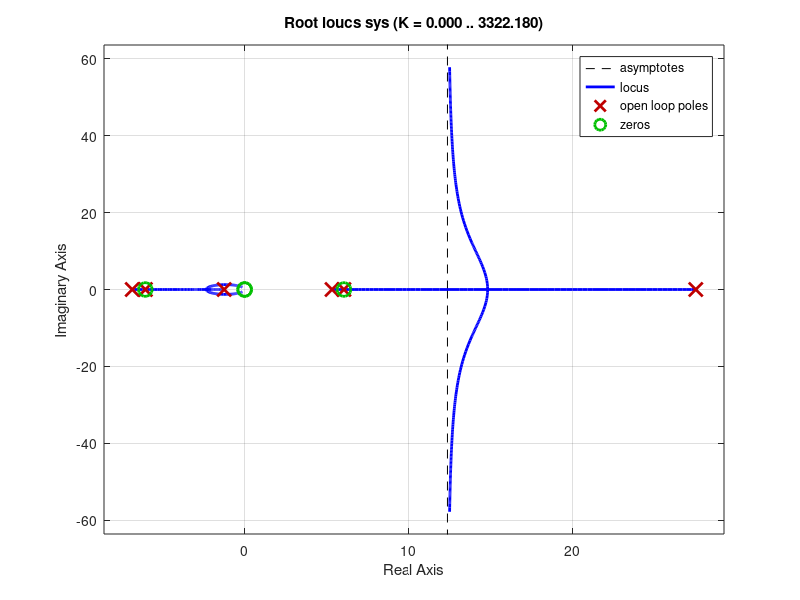

Source code (MATLAB): (Note: this script raises an error after producing the figure.)
Kt=0.0293;
Ke=0.0355;
Jm=2.9e-5;
Jgear=0.153e-4;
Ja=10.3e-3;
Js=1.95e-3;
Lm=1.56e-4;
Rm=1.02;
Bm=1.59e-4;
Bgear=1.11e-3;
N=0.3;
la=0.33;
Ls=0.4;
Ms=0.334;
Ma=0.288;
Bas=0;%1e-3;
g=9.8;

%%Transfer Function Creation
s=tf('s');

%% Controller
Controller=(1+s)*(6.06217782649108-s)*(6.06217782649107+s)/(6.06217782649107-s)*(6.06217782649107+s)%/(15+s);

%% ThetaA/U parameters

A=(Jm-Jgear)/N^3+Ls*Ms*la/2+Ja;

B=((Kt*Ke)/Rm-Bgear)/N^3-(Ms*g*la*3)/4;

C=(3*g)/(2*Ls)*((Jgear-Jm)/N^3-la*Ma/2)-7/4*Ms*g*la;

D=3*g/(2*Ls)*(Bgear/N^3-Kt*Ke/(Rm*N^3)+3/4*g*Ms*la);

E=3*g*la/(2*Ls)*(Ma/2+g*Ms);

Fua=(1/Rm*Kt*(s^2-3/2*g/Ls))/(A*s^4+B*s^3+C*s^2+D*s+E)

%% ThetaS/ThetaA

Fsa=(3*la*s^2/(2*Ls)+3*Bas*s/(Ms*Ls^2))/(s^2+3*Bas*s/(Ms*Ls^2)-3*g/(2*Ls))

sys=Fua*Fsa

figure (1)
rlocus(sys);

cont=Controller*sys
figure (2)
rlocus(cont)
